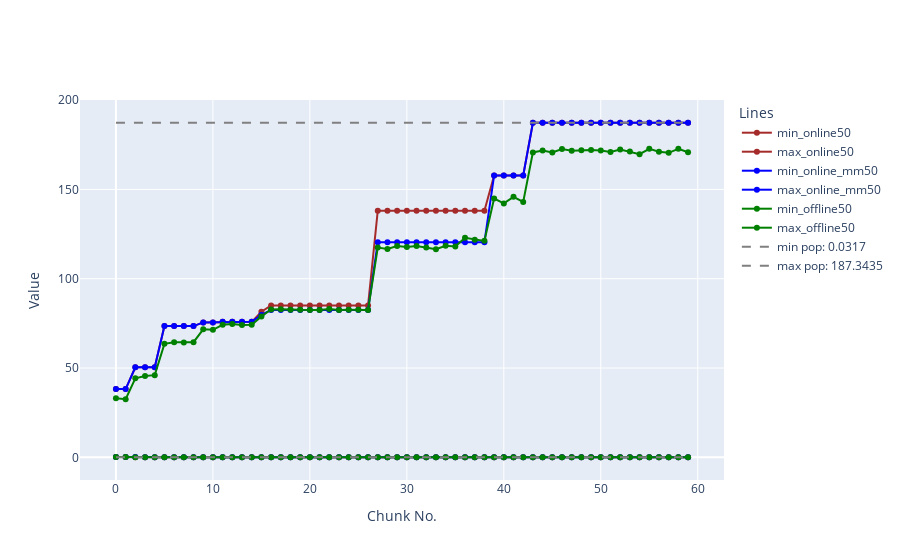
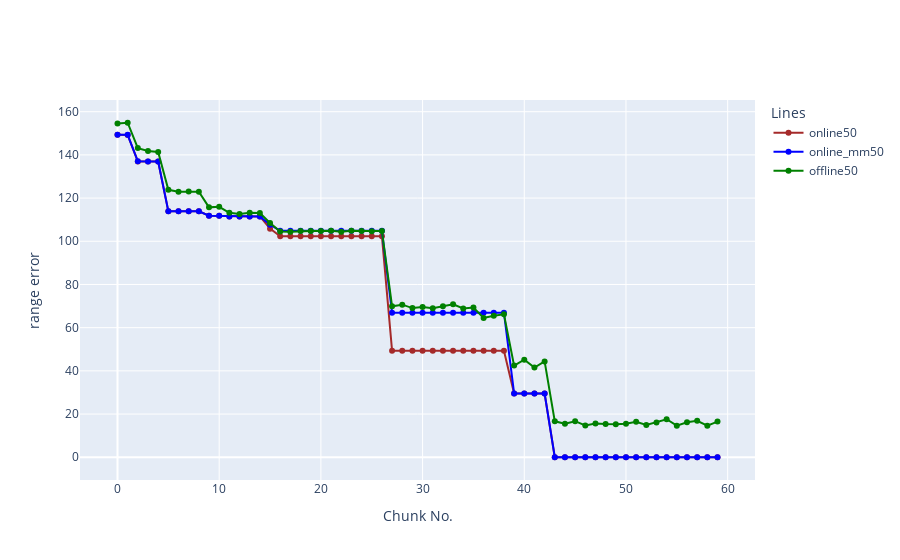
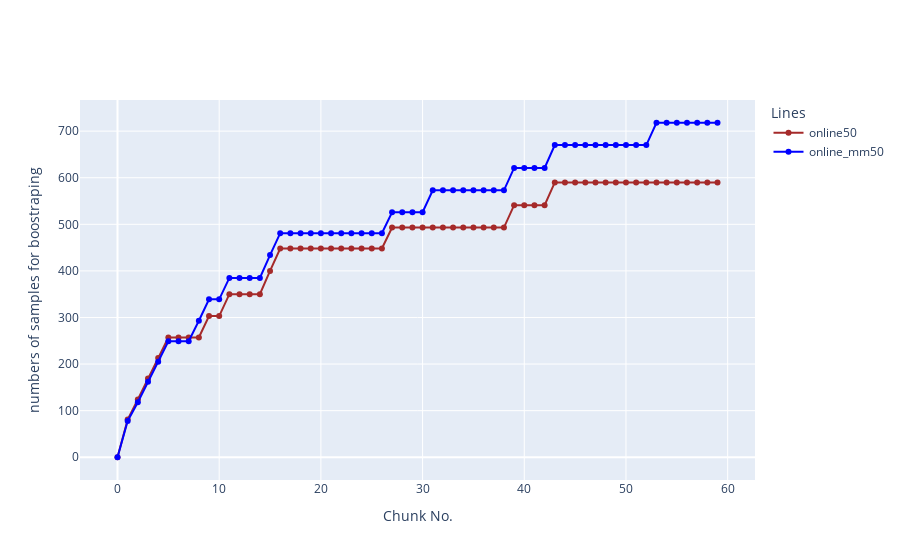
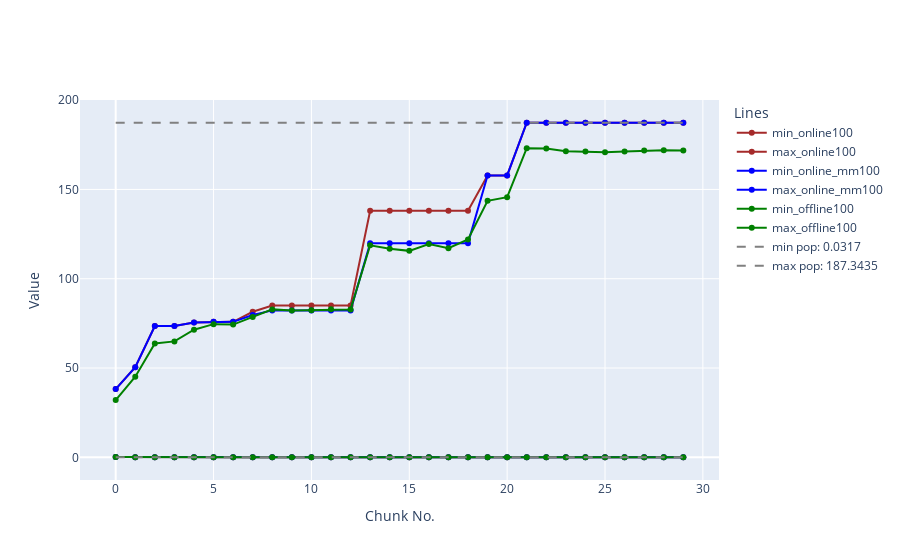

Write notebook code for charts like these, in order.
### Code cell
popminmax = [pop_min,pop_max]
for idx in range(len(exp_l)):
    plot_minmax_line(exp_l[idx], exp_r[idx], name_l[idx],name_r[idx], popminmax,filesave=file_pop+name[idx][0])
    plot_err_line(error_range[idx], name[idx],filesave = file_pop+name[idx][0]+'error')
    plot_nlearn_line(nlearn[idx], name[idx], filesave=file_pop+name[idx][0]+'_n')
